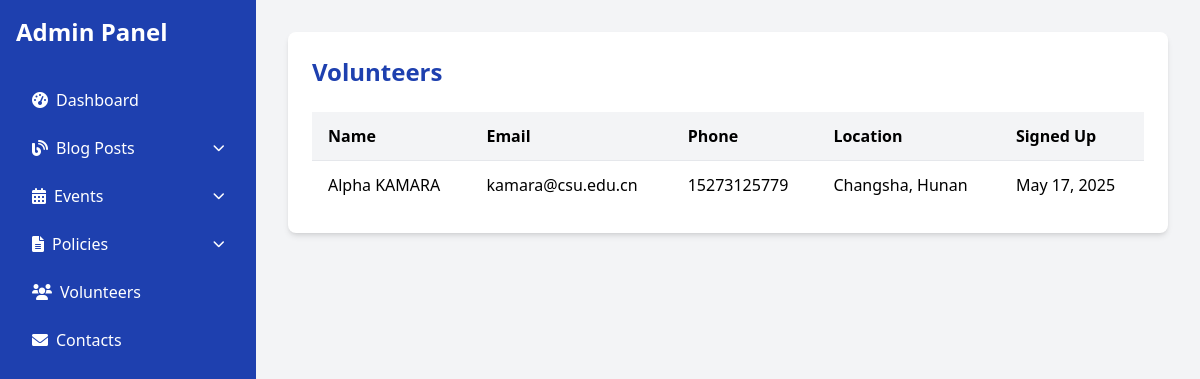
The page /manage/volunteers/ (signed in) on the database its author committed.
### campaign/models.py (models this page shows, shortened)
class Volunteer(models.Model):
    first_name = models.CharField(max_length=100)
    last_name = models.CharField(max_length=100)
    email = models.EmailField()
    phone = models.CharField(max_length=20)
    address = models.TextField()
    city = models.CharField(max_length=100)
    state = models.CharField(max_length=100)
    zip_code = models.CharField(max_length=20)
    skills = models.TextField(blank=True)
    availability = models.TextField(blank=True)
    interests = models.TextField(blank=True)
    created_at = models.DateTimeField(auto_now_add=True)

### campaign/views.py (the view)
# urls.py: path('manage/volunteers/', views.volunteer_list, name='volunteer_list'),
@user_passes_test(is_admin)
def volunteer_list(request):
    volunteers = Volunteer.objects.all().order_by('-created_at')
    return render(request, 'admin/volunteer_list.html', {'volunteers': volunteers})

### campaign/context_processors.py (called while the page is built)
def campaign_context(request):
    return {
        'candidate_name': settings.CAMPAIGN_SETTINGS['candidate_name'],
        'position': settings.CAMPAIGN_SETTINGS['position'],
        'campaign_email': settings.CAMPAIGN_SETTINGS['campaign_email'],
        'campaign_phone': settings.CAMPAIGN_SETTINGS['campaign_phone'],
    }

### campaign/views.py (called while the page is built)
def is_admin(user):
    return user.is_authenticated and user.is_staff

### campaign/templates/admin/volunteer_list.html
{% extends "admin/base_admin.html" %}
{% block admin_content %}
<div class="bg-white p-6 rounded-lg shadow-md">
    <h1 class="text-2xl font-bold text-blue-800 mb-6">Volunteers</h1>
    <div class="overflow-x-auto">
        <table class="min-w-full bg-white">
            <thead>
                <tr class="bg-gray-100">
                    <th class="py-3 px-4 text-left">Name</th>
                    <th class="py-3 px-4 text-left">Email</th>
                    <th class="py-3 px-4 text-left">Phone</th>
                    <th class="py-3 px-4 text-left">Location</th>
                    <th class="py-3 px-4 text-left">Signed Up</th>
                </tr>
            </thead>
            <tbody>
                {% for volunteer in volunteers %}
                <tr class="border-t border-gray-200 hover:bg-gray-50">
                    <td class="py-3 px-4">{{ volunteer.first_name }} {{ volunteer.last_name }}</td>
                    <td class="py-3 px-4">{{ volunteer.email }}</td>
                    <td class="py-3 px-4">{{ volunteer.phone }}</td>
                    <td class="py-3 px-4">{{ volunteer.city }}, {{ volunteer.state }}</td>
                    <td class="py-3 px-4">{{ volunteer.created_at|date:"M d, Y" }}</td>
                </tr>
                {% endfor %}
            </tbody>
        </table>
    </div>
</div>
{% endblock %}

### rows shown on the page
Volunteer: first_name "Alpha", last_name "KAMARA", email "kamara@csu.edu.cn", phone "15273125779", city "Changsha", state "Hunan", created_at "May 17, 2025"
